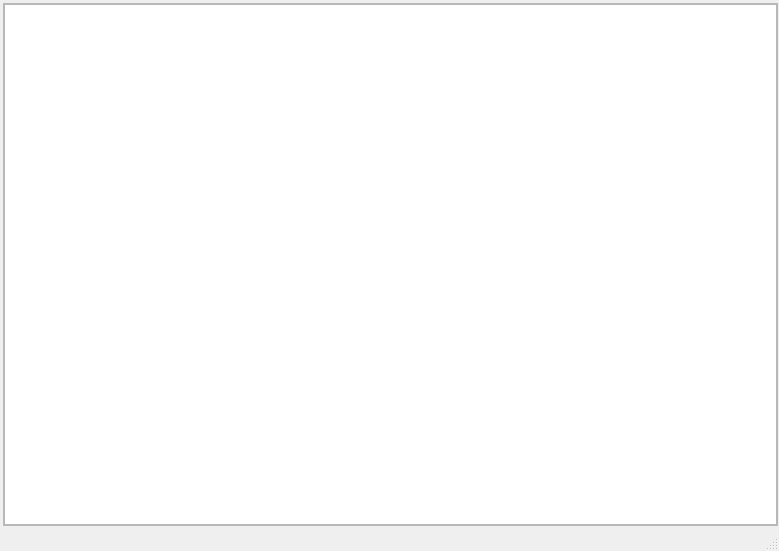
<?xml version="1.0" encoding="UTF-8"?>
<ui version="4.0">
 <class>MainWindow</class>
 <widget class="QMainWindow" name="MainWindow">
  <property name="geometry">
   <rect>
    <x>0</x>
    <y>0</y>
    <width>779</width>
    <height>551</height>
   </rect>
  </property>
  <property name="windowTitle">
   <string>AUC Peak Decomposition Program</string>
  </property>
  <property name="windowIcon">
   <iconset resource="resources.qrc">
    <normaloff>:/Icon/Resources/Icons/App_t.png</normaloff>:/Icon/Resources/Icons/App_t.png</iconset>
  </property>
  <property name="styleSheet">
   <string notr="true"/>
  </property>
  <widget class="QWidget" name="centralwidget">
   <property name="styleSheet">
    <string notr="true">@font-face {
    font-family: Heebo;
    src: url(:/Font/Resources/Font/Heebo-VariableFont_wght.ttf) format(&quot;truetype&quot;);
}
*{
color: #000000;
font-family: Heebo;
font-size: 12px;
font-weight: bold;
background: none;
}
#centralwidget{
background-color: rgb(245,245,245);
}

</string>
   </property>
   <layout class="QGridLayout" name="gridLayout">
    <property name="leftMargin">
     <number>1</number>
    </property>
    <property name="topMargin">
     <number>1</number>
    </property>
    <property name="rightMargin">
     <number>1</number>
    </property>
    <property name="bottomMargin">
     <number>1</number>
    </property>
    <property name="spacing">
     <number>2</number>
    </property>
    <item row="0" column="0" colspan="2">
     <widget class="ImportWidget" name="frm_open">
      <property name="frameShape">
       <enum>QFrame::StyledPanel</enum>
      </property>
      <property name="frameShadow">
       <enum>QFrame::Raised</enum>
      </property>
     </widget>
    </item>
    <item row="1" column="0">
     <widget class="SpeciesList" name="frm_list">
      <property name="frameShape">
       <enum>QFrame::StyledPanel</enum>
      </property>
      <property name="frameShadow">
       <enum>QFrame::Raised</enum>
      </property>
     </widget>
    </item>
    <item row="1" column="1">
     <widget class="QFrame" name="frm_plot">
      <property name="frameShape">
       <enum>QFrame::StyledPanel</enum>
      </property>
      <property name="frameShadow">
       <enum>QFrame::Raised</enum>
      </property>
      <layout class="QHBoxLayout" name="horizontalLayout">
       <property name="spacing">
        <number>0</number>
       </property>
       <property name="leftMargin">
        <number>0</number>
       </property>
       <property name="topMargin">
        <number>0</number>
       </property>
       <property name="rightMargin">
        <number>0</number>
       </property>
       <property name="bottomMargin">
        <number>0</number>
       </property>
       <item>
        <widget class="PlotWidget" name="wg_plot"/>
       </item>
      </layout>
     </widget>
    </item>
    <item row="2" column="0" colspan="2">
     <widget class="SpeciesControl" name="frm_ctrl">
      <property name="frameShape">
       <enum>QFrame::NoFrame</enum>
      </property>
      <property name="frameShadow">
       <enum>QFrame::Raised</enum>
      </property>
     </widget>
    </item>
   </layout>
  </widget>
  <widget class="QStatusBar" name="st_bar"/>
 </widget>
 <customwidgets>
  <customwidget>
   <class>ImportWidget</class>
   <extends>QFrame</extends>
   <header>embed_widgets</header>
   <container>1</container>
  </customwidget>
  <customwidget>
   <class>SpeciesList</class>
   <extends>QFrame</extends>
   <header>embed_widgets</header>
   <container>1</container>
  </customwidget>
  <customwidget>
   <class>SpeciesControl</class>
   <extends>QFrame</extends>
   <header>embed_widgets</header>
   <container>1</container>
  </customwidget>
  <customwidget>
   <class>PlotWidget</class>
   <extends>QGraphicsView</extends>
   <header>plot_widget</header>
  </customwidget>
 </customwidgets>
 <resources>
  <include location="resources.qrc"/>
 </resources>
 <connections/>
</ui>
